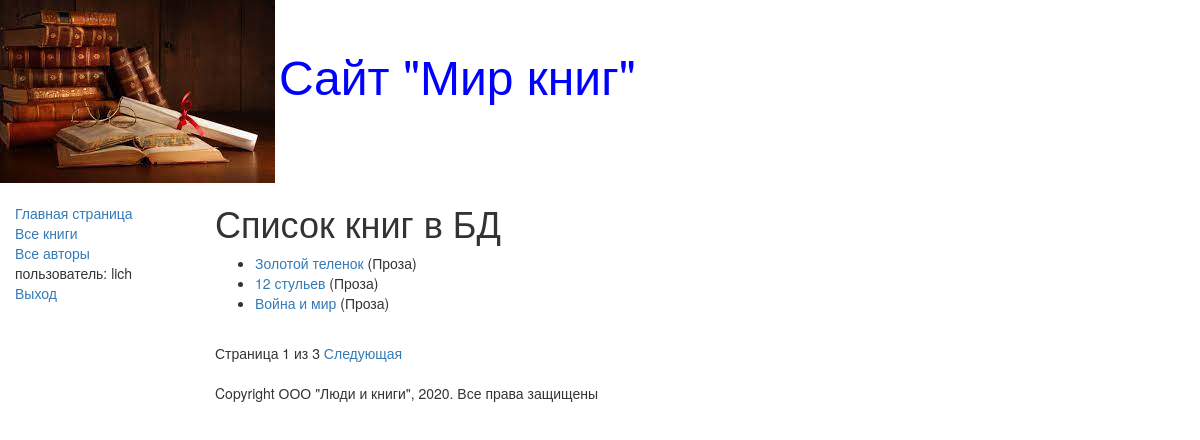
The app's page /books/ (signed in) with its own data.
### catalog/models.py (models this page shows, shortened)
class Book(models.Model):
    title = models.CharField(max_length=200, help_text="Введите название книги", verbose_name="Название книги")
    genre = models.ForeignKey('Genre', on_delete=models.CASCADE, help_text="Выберите жанр для книги",
                              verbose_name="Жанр книги", null=True)
    language = models.ForeignKey('Language', on_delete=models.CASCADE, help_text="Выберите язык книги",
                                 verbose_name="Язык книги", null=True)
    author = models.ManyToManyField('Author', help_text="Выберите автора", verbose_name="Автор книги")
    summary = models.TextField(max_length=1000, help_text="Введие краткое описание книги",
                               verbose_name="Аннотация книги")
    isbn = models.CharField(max_length=13, help_text="Должно содержать 13 символов",
                            verbose_name="ISBN книги")
    def get_absolute_url(self):
        return reverse('book-detail', args=[str(self.id)])
    def display_author(self):
        return ', '.join([author.last_name for author in self.author.all()])
    display_author.short_description = 'Авторы'

class Genre(models.Model):
    name = models.CharField(max_length=200, help_text="Введите жанр книги", verbose_name="Жанр книги")
    def __str__(self):
        return self.name

### catalog/views.py (the view)
# urls.py: url(r'^books/$', views.BookListView.as_view(), name="books"),
class BookListView(generic.ListView):
    model = Book
    paginate_by = 3

### catalog/templates/catalog/book_list.html
{% extends "base_generic.html" %}
{% block content %}
    <h1>Список книг в БД</h1>
    {% if book_list %}
    <ul>
        {% for book in book_list %}
        <li>
            <a href="{{book.get_absolute_url }}">
                    {{ book.title }}</a>
                    ({{ book.genre }})
        </li>
        {% endfor %}
    </ul>
    {% else %}
        <p>В базе данных нет книг</p>
    {% endif %}
{% endblock %}

### catalog/templates/base_generic.html (shortened to what this page needs)
<!DOCTYPE html>
<html lang="en">
<head>
    <link rel="stylesheet"
        href="https://maxcdn.bootstrapcdn.com/bootstrap/3.3.7/css/bootstrap.min.css">
    {% load static %}
    <link rel = "stylesheet" href = "{% static 'css/styles.css' %}">
    {% block head %}
        <img src="{% static 'images/index.jpeg' %}" style="width:lOOpx; height:lOOpx;" align="absmiddle">
        <font size=7, color="blue">Сайт "Мир книг"</font>
    {% endblock %}
</head>
<body>
    <div class="container-fluid">
        <div class="row">
            <div class="col-sm-2">
                {% block sidebar %}
                <ul class="sidebar-nav">
                    <li><a href="{% url 'index' %}">Главная страница</a></li>
                    <li><a href="{% url 'books' %}">Все книги</a></li>
                    <li><a href="{% url 'authors' %}">Все авторы</a></li>
                {% if user.is_authenticated %}
                    <li>пользователь: {{ user.get_username }}</li>
                    <li><a href="{% url 'logout' %}?next={{ request.path }}">Выход</a> </li>
                {% else %}
                    <li><a href="{% url 'login' %}?next={{ request.path }}">Вход</a> </li>
                {% endif %}
                </ul>
                {% endblock %}
            </div>
            <div class="col-sm-10">
                {% block content %}{% endblock %}
                {% block pagination %}
                    {% if is_paginated %}
                        <div class="pagination">
                            <span class="page-links">
                                <span class="page-current">
                                    Страница {{ page_obj.number }} из
                                        {{ page_obj.paginator.num_pages }}
                                </span>
                                {% if page_obj.has_next %}
                                    <a href="{{request.path}}?page={{page_obj.next_page_number}}
                                            ">Следующая</a>
                                {% endif %}
                            </span>
                        </div>
                    {% endif %}
                {% endblock %}
                {% block footer %}
                    {% block copyright %}
                <p>Copyright ООО "Люди и книги", 2020. Все права защищены</p>
                    {% endblock %}
                {% endblock %}
            </div>
        </div>
    </div>
</body>
</html>

### catalog/static/css/styles.css (style rules this page uses)
.sidebar-nav { margin-top: 20px; padding: 0; list-style: none; }

### records on screen
Book: title "Золотой теленок", genre "Проза"
Book: title "12 стульев", genre "Проза"
Book: title "Война и мир", genre "Проза"

### other values on screen
{{ user.get_username }} "lich"
{{ page_obj.number }} "1"
{{ page_obj.paginator.num_pages }} "3"
